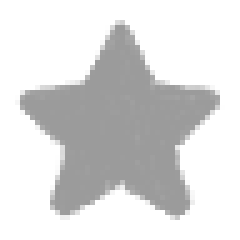
#> input picture whutGalleryMgmtSysWeb/Web/src/assets/9b_collect.png, 48 x 48 px (shown 5 times larger)
$ python -i add_wa.py   (imports and definitions only)   (older library calls are emulated)
#> lines starting #> are read from the running program, lines starting #| are printed output that depends on the picture
"""
给图片增加水印
"""
from PIL import Image
from TS_WHUT.settings import MEDIA_ROOT

wa_path = MEDIA_ROOT + '/wa/wa.png'
root_path = MEDIA_ROOT + '/main/'


def add_wa(path, target_path):
    """
    path: 图片路径
    target_path: 目标路径
    """
#> called with target_path = 'out.png'
    im = Image.open(path)
#> im is the input picture: PIL image 48x48 RGBA; mean R, G, B, A 153.1, 153.1, 153.1, 98.2
    wa = Image.open(wa_path)
    w1, h1 = im.size
#> w1 = 48; h1 = 48
    w2, h2 = wa.size
#> w2 = 48; h2 = 48

    h3 = (h1 // 10)
#> h3 = 4
    w3 = int(h3/h2*w2)
#> w3 = 4

    wa = wa.resize((w3, h3))

    layer = Image.new('RGBA', im.size, (0, 0, 0, 0))
#> layer: PIL image 48x48 RGBA; every value is 0

    # 两张水印
    layer.paste(wa, (w3//2, h1//3+h3))
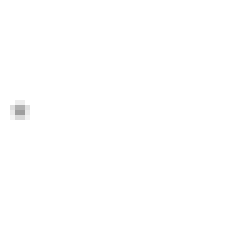
#> layer: PIL image 48x48 RGBA (shown 5 times larger); mean R, G, B, A 1, 1, 1, 0.7; transparent parts drawn white
    layer.paste(wa, (w1//2, h1//3+h3))
    layer = layer.rotate(45)

    out = Image.composite(layer, im, layer)
    # 压缩
    try:
        out.resize(out.size, Image.ANTIALIAS).save(root_path + target_path, quality=75)
    except OSError:
        pass

>>> result = add_wa('../../../../whutGalleryMgmtSysWeb/Web/src/assets/9b_collect.png', 'out.png')

$ run again, on whutGalleryMgmtSysWeb/Web/src/assets/9b_like.png
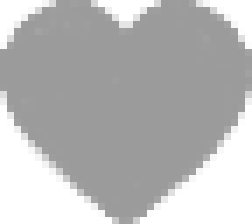
#> input picture whutGalleryMgmtSysWeb/Web/src/assets/9b_like.png, 36 x 32 px (shown 7 times larger)
#> in add_wa, im is the input picture: PIL image 36x32 RGBA; mean R, G, B, A 128.6, 128.6, 128.6, 183.5
#> in add_wa, `layer.paste(wa, (w3//2, h1//3+h3))`:
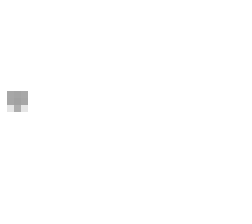
#> layer: PIL image 36x32 RGBA (shown 7 times larger); mean R, G, B, A 1.2, 1.2, 1.2, 1.5; transparent parts drawn white
#> in add_wa, `layer = layer.rotate(45)`:
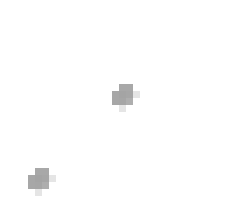
#> layer: PIL image 36x32 RGBA (shown 7 times larger); mean R, G, B, A 2.7, 2.7, 2.7, 3.4; transparent parts drawn white
